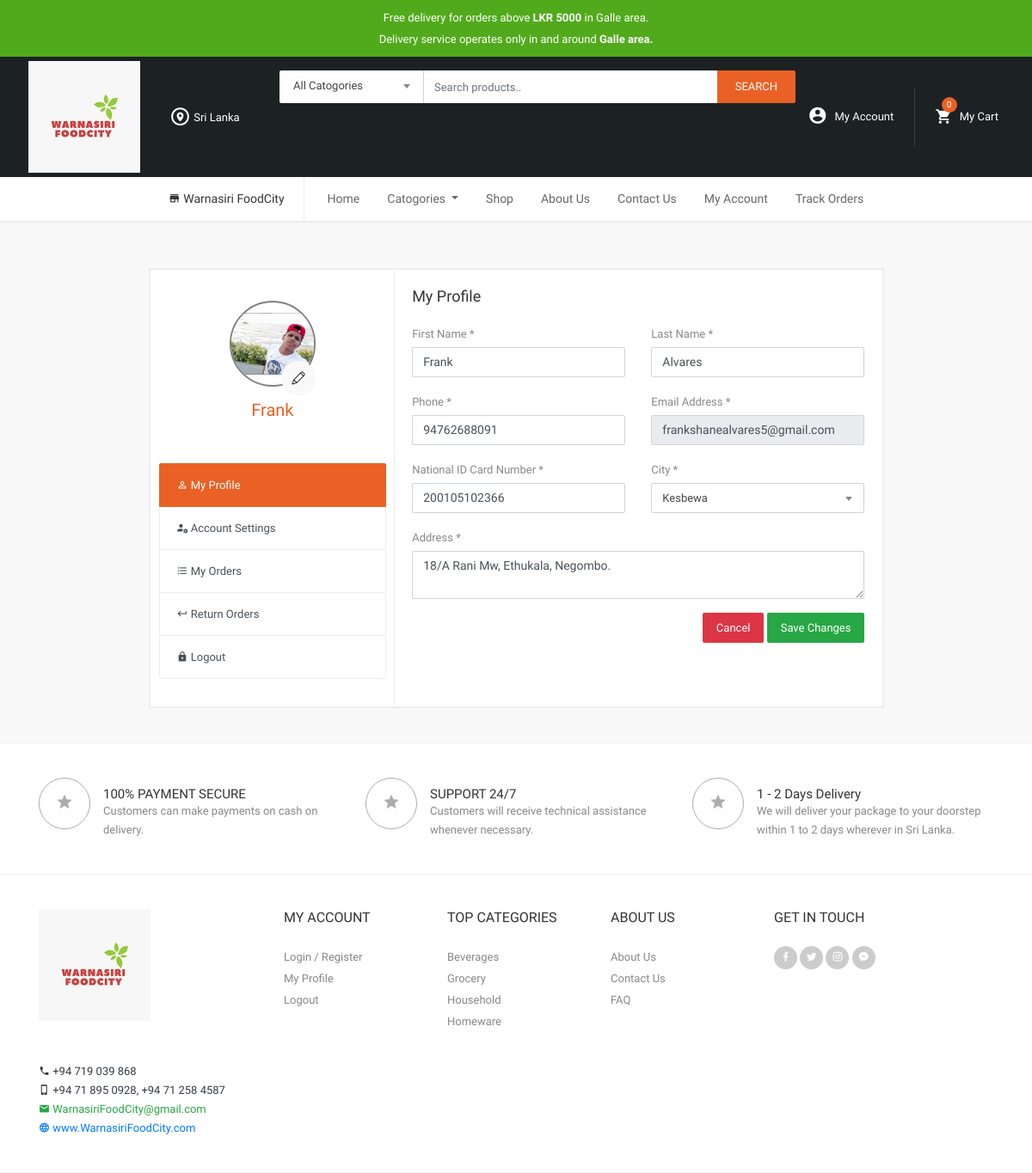
The app's page /my-profile.php (signed in) with its own data.
### tables this page shows
CREATE TABLE `tbl_customer` (
  `cus_id` varchar(20) NOT NULL,
  `cus_fname` varchar(20) DEFAULT NULL,
  `cus_lname` varchar(20) DEFAULT NULL,
  `cus_tele` varchar(12) DEFAULT NULL,
  `cus_nic` varchar(13) DEFAULT NULL,
  `cus_city` varchar(20) DEFAULT NULL,
  `cus_address` varchar(100) DEFAULT NULL,
  `cus_image` varchar(1000) DEFAULT NULL,
  `cus_email` varchar(50) NOT NULL,
  `cus_password` varchar(20) NOT NULL
);

CREATE TABLE `tbl_boxes` (
  `box_id` int(11) NOT NULL,
  `box_heading` varchar(100) NOT NULL,
  `box_text` varchar(1000) NOT NULL
);

### my-profile.php (the view, shortened to what this page needs)
<?php
include("assets/functions.php");
include("assets/db.php");
if(isset($_SESSION['customerId']))
{
    $cusId = $_SESSION['customerId'];
}
if(isset($_SESSION['cusEmailaddress']))
{
    $email = $_SESSION['cusEmailaddress'];
    $pass = $_SESSION['cusPassword'];
    $query="SELECT * FROM `tbl_customer` WHERE cus_email='$email' AND cus_password='$pass'";
    $result = mysqli_query($con,$query);
    $rowdata = mysqli_fetch_array($result);
    $customerFName = $rowdata['cus_fname'];
    $customerLName = $rowdata['cus_lname'];
    $customerPhone = $rowdata['cus_tele'];
    $customerNIC = $rowdata['cus_nic'];
    $customerAddress = $rowdata['cus_address'];
    $customerImage = $rowdata['cus_image'];
    $customerEmail = $rowdata['cus_email'];
}
?>
<!DOCTYPE html>
<html lang="en">
   <head>
      <link href="vendor/bootstrap/css/bootstrap.min.css" rel="stylesheet">
      <link href="vendor/icons/css/materialdesignicons.min.css" media="all" rel="stylesheet" type="text/css" />
      <link href="vendor/select2/css/select2.min.css" rel="stylesheet" />
      <link href="css/style.css" rel="stylesheet">
      <link rel="stylesheet" href="vendor/owl-carousel/owl.carousel.css">
      <link rel="stylesheet" href="vendor/owl-carousel/owl.theme.css">
      <link href=" https://cdnjs.cloudflare.com/ajax/libs/toastr.js/latest/css/toastr.min.css" rel="stylesheet" />
   </head>
   <body>
      <div class="navbar-top bg-success pt-2 pb-2">
         <div class="container-fluid">
            <div class="row">
               <div class="col-lg-12 text-center">
                  <a href="shop.php" class="mb-0 text-white">
                  Free delivery for orders above <strong><span class="text-light">LKR 5000</span></strong> in Galle area. <br>
                Delivery service operates only in and around <strong><span>Galle area.</span></strong>
                  </a>
               </div>
            </div>
         </div>
      </div>
      <nav class="navbar navbar-light navbar-expand-lg bg-dark bg-faded daya-menu">
         <div class="container-fluid">
            <a class="navbar-brand" href="index.php"> <img src="img/WarnasiriIconLogo.jpeg"> </a>
			<a class="location-top" href="#"><i class="mdi mdi-map-marker-circle" aria-hidden="true"></i> Sri Lanka</a>
            <div class="navbar-collapse" id="navbarNavDropdown">
               <div class="navbar-nav mr-auto mt-2 mt-lg-0 margin-auto top-categories-search-main">
                  <div class="top-categories-search">
                     <form class="input-group" method="get" action="shop.php">
                        <span class="input-group-btn categories-dropdown">
                        </span>
                        <input class="form-control" name="searchfield" placeholder="Search products.." aria-label="Search products" type="text" >
                        <span class="input-group-btn">
                        <button class="btn btn-secondary" type="submit" > Search</button>
                        </span>
                     </form>
                  </div>
               </div>
               <div class="my-2 my-lg-0">
                  <ul class="list-inline main-nav-right">
                    <?php
                      if(isset($_SESSION['cusEmailaddress']))
                      {
                          echo "
                         <li class='list-inline-item log-btn'>
                        <a href='my-profile.php'  class='btn btn-link'><i class='mdi mdi-account-circle' style='font-size: 23px;'></i> My Account</a>
                     </li>
                         ";
                      }
                      else
                      {
                         echo "
                         <li class='list-inline-item log-btn'>
                        <a href='login.php'  class='btn btn-link'><i class='mdi mdi-account-circle' style='font-size: 23px;'></i> Login</a>
                     </li>
                         ";
                      }
                      ?>
                     <li id="cartArea" class="list-inline-item cart-btn">
                       <?php
                       if(isset($_SESSION['cusEmailaddress']))
                       {
                           $cartCountQuery = "SELECT COUNT(*)AS cartCount FROM `tbl_cart` WHERE cus_id = '$cusId' and status='0'";
                           $countResults = mysqli_query($con,$cartCountQuery);
                           $resultRow = mysqli_fetch_assoc($countResults);
                           $cartCount = $resultRow['cartCount'];
                           echo "
                                 <a href='cart.php' data-toggle='offcanvas' class='btn btn-link border-none'><i class='mdi mdi-cart'></i> My Cart <small class='cart-value'>$cartCount</small></a>
                                 ";
                       }
                       ?>
                     </li>
                  </ul>
               </div>
            </div>
         </div>
      </nav>
      <nav class="navbar navbar-expand-lg navbar-light daya-menu-2 pad-none-mobile">
         <?php include("assets/mainMenu.php"); ?>
      </nav>
      <section class="account-page section-padding">
         <div class="container">
           <form action="assets/updateAccount.php"  method="post" name="frmAccount"  enctype="multipart/form-data">
            <div class="row">
               <div class="col-lg-9 mx-auto">
                  <div class="row no-gutters">
                     <div class="col-md-4">
                        <div class="card account-left">
                           <div class="user-profile-header">
                              <img class="profilePic" alt="logo" src="img/user/<?= $customerImage ?>" id="img" >
                              <label for="file"  style="position:absolute;border: none;cursor: pointer;border-radius: 25px; margin-top:70px; margin-left:-40px;" >
                              <img  style="height:40px; width:40px; background:#f9f9f9;" src="img/icon/edit-tools.png"      >
                            </label>
                              <h5 class="mb-1 text-secondary"><?php if($customerFName==""){echo "My Account";}else{ echo "$customerFName"; }  ?></h5>
                           </div>
                           <div class="list-group">
                              <a href="my-profile.php" class="list-group-item list-group-item-action active"><i aria-hidden="true" class="mdi mdi-account-outline"></i>  My Profile</a>
                              <a href="Account-Settings.php" class="list-group-item list-group-item-action"><i aria-hidden="true" class="mdi mdi-account-settings-variant"></i>  Account Settings</a>
                              <a href="orderlist.php" class="list-group-item list-group-item-action"><i aria-hidden="true" class="mdi mdi-format-list-bulleted"></i> My Orders</a>
                              <a href="returnList.php" class="list-group-item list-group-item-action"><i aria-hidden="true" class="mdi mdi-keyboard-return"></i> Return Orders</a>
                              <a onclick="myLogout()" href=# class="list-group-item list-group-item-action"><i aria-hidden="true" class="mdi mdi-lock"></i>  Logout</a>
                           </div>
                        </div>
                     </div>
                     <div class="col-md-8">
                        <div class="card card-body account-right">
                           <div class="widget">
                              <div class="section-header">
                                 <h5 class="heading-design-h5">
                                    My Profile
                                 </h5>
                              </div>
                              <form>
                                 <div class="row">
                                    <div class="col-sm-6">
                                       <div class="form-group">
                                          <label class="control-label">First Name <span class="required">*</span></label>
                                          <input class="form-control border-form-control"  name="fname"   id="fname" value="<?= $customerFName ?>" placeholder="ex :Kasun" type="text">
                                       </div>
                                    </div>
                                    <div class="col-sm-6">
                                       <div class="form-group">
                                          <label class="control-label">Last Name <span class="required">*</span></label>
                                           <input class="form-control border-form-control" name="lname" id="lname" value="<?= $customerLName ?>" placeholder="ex :Perera" type="text">
                                       </div>
                                    </div>
                                 </div>
                                 <div class="row">
                                    <div class="col-sm-6">
                                       <div class="form-group">
                                          <label class="control-label">Phone <span class="required">*</span></label>
                                           <input class="form-control border-form-control"  name="contactno" id="pno"  value="<?= $customerPhone ?>" placeholder="ex :94712345678" type="text">
                                       </div>
                                    </div>
                                    <div class="col-sm-6">
                                       <div class="form-group">
                                          <label class="control-label">Email Address <span class="required">*</span></label>
                                          <input class="form-control border-form-control " id="emailid" name="email" value="<?= $customerEmail ?>" placeholder="ex :example@gmail.com" disabled="" type="email">
                                       </div>
                                    </div>
                                 </div>
                                  <div class="row">
                                    <div class="col-sm-6">
                                       <div class="form-group">
                                          <label class="control-label">National ID Card Number <span class="required">*</span></label>
                                          <input class="form-control border-form-control" id="nicno" name="nicNo" value="<?= $customerNIC ?>" placeholder="ex :995885578v / 200084517789" type="text">
                                       </div>
                                    </div>
                                    <div class="col-sm-6">
                                       <div class="form-group">
                                          <label class="control-label">City <span class="required">*</span></label>
                                       </div>
                                    </div>
                                 </div>
                                 <div class="row">
                                    <div class="col-sm-12">
                                       <div class="form-group">
                                          <label class="control-label">Address <span class="required">*</span></label>
                                         <textarea name="addressAres" placeholder="" class="form-control border-form-control" id="address"><?= $customerAddress ?></textarea>
                                       </div>
                                    </div>
                                 </div>
                                 <div class="row">
                                    <div class="col-sm-12 text-right">
                                       <button type="reset" class="btn btn-danger btn-lg"> Cancel </button>
                                       <input type="submit"  name="btnSave" onclick = "return validate()" class="btn btn-success btn-lg" value="Save Changes">
                                    </div>
                                 </div>
                              </form>
                           </div>
                        </div>
                     </div>
                  </div>
               </div>
            </div>
             </form>
         </div>
      </section>
       <section class="section-padding bg-white border-top">
         <div class="container">
            <div class="row">
               <?php
                getAllIdeaBoxes();
             ?>
            </div>
         </div>
      </section>
      <section class="section-padding footer bg-white border-top">
         <?php include("assets/footer.php"); ?>
      </section>
   </body>
</html>

### assets/functions.php (shortened to what this page needs)
<?php
$db = mysqli_connect("localhost","root","","dayaStore");
function getAllIdeaBoxes(){
     global $db;
    $get_all_Boxes = "select * from tbl_boxes";
    $result_boxes = mysqli_query($db,$get_all_Boxes);
    while($row_Boxes=mysqli_fetch_array($result_boxes)){
        $box_heading = $row_Boxes['box_heading'];
        $box_text = $row_Boxes['box_text'];
        echo "
        <div class='col-lg-4 col-sm-6'>
                  <div class='feature-box'>
                     <i class='mdi mdi-star'></i>
                     <h6>$box_heading</h6>
                     <p>$box_text</p>
                  </div>
               </div>
        ";
    }
}
?>

### records on screen
tbl_customer: cus_image (picture), cus_fname "Frank", fname "Frank", lname "Alvares", contactno "94762688091", email "frankshanealvares5@gmail.com", nicNo "200105102366", addressAres "18/A Rani Mw, Ethukala, Negombo."
tbl_boxes: box_heading "100% PAYMENT SECURE", box_text "Customers can make payments on cash on delivery."
tbl_boxes: box_heading "SUPPORT 24/7", box_text "Customers will receive technical assistance whenever necessary."
tbl_boxes: box_heading "1 - 2 Days Delivery", box_text "We will deliver your package to your doorstep within 1 to 2 days wherever in Sri Lanka."

### other values on screen
$cartCount "0"
